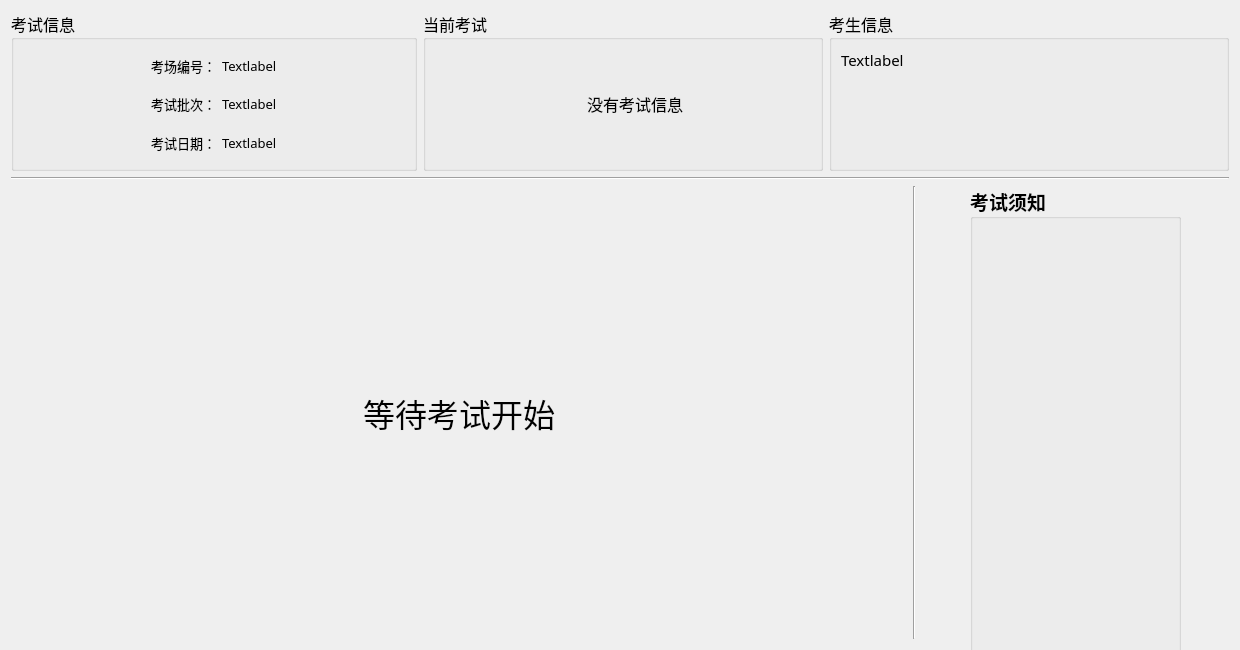
<?xml version="1.0" encoding="UTF-8"?>
<ui version="4.0">
 <class>MainFrameUI</class>
 <widget class="QWidget" name="MainFrameUI">
  <property name="geometry">
   <rect>
    <x>0</x>
    <y>0</y>
    <width>1240</width>
    <height>650</height>
   </rect>
  </property>
  <property name="sizePolicy">
   <sizepolicy hsizetype="Fixed" vsizetype="Fixed">
    <horstretch>0</horstretch>
    <verstretch>0</verstretch>
   </sizepolicy>
  </property>
  <property name="minimumSize">
   <size>
    <width>1240</width>
    <height>650</height>
   </size>
  </property>
  <property name="maximumSize">
   <size>
    <width>1240</width>
    <height>720</height>
   </size>
  </property>
  <property name="windowTitle">
   <string>mainframe</string>
  </property>
  <layout class="QGridLayout" name="gridLayout">
   <item row="0" column="0">
    <layout class="QVBoxLayout" name="verticalLayout_3">
     <item>
      <layout class="QHBoxLayout" name="horizontalLayout_9">
       <item>
        <widget class="QGroupBox" name="groupBox_4">
         <property name="font">
          <font>
           <family>微软雅黑</family>
           <pointsize>12</pointsize>
          </font>
         </property>
         <property name="title">
          <string>考试信息</string>
         </property>
         <layout class="QGridLayout" name="gridLayout_2">
          <item row="0" column="0">
           <spacer name="horizontalSpacer_2">
            <property name="orientation">
             <enum>Qt::Horizontal</enum>
            </property>
            <property name="sizeHint" stdset="0">
             <size>
              <width>120</width>
              <height>20</height>
             </size>
            </property>
           </spacer>
          </item>
          <item row="0" column="1">
           <layout class="QVBoxLayout" name="verticalLayout">
            <item>
             <layout class="QHBoxLayout" name="horizontalLayout_2">
              <item>
               <widget class="QLabel" name="label_4">
                <property name="maximumSize">
                 <size>
                  <width>80</width>
                  <height>16777215</height>
                 </size>
                </property>
                <property name="font">
                 <font>
                  <family>微软雅黑</family>
                  <pointsize>10</pointsize>
                  <weight>50</weight>
                  <bold>false</bold>
                 </font>
                </property>
                <property name="text">
                 <string>考场编号：</string>
                </property>
               </widget>
              </item>
              <item>
               <widget class="QLabel" name="label_NO">
                <property name="maximumSize">
                 <size>
                  <width>200</width>
                  <height>16777215</height>
                 </size>
                </property>
                <property name="font">
                 <font>
                  <family>微软雅黑</family>
                  <pointsize>10</pointsize>
                  <weight>50</weight>
                  <bold>false</bold>
                 </font>
                </property>
                <property name="text">
                 <string>Textlabel</string>
                </property>
                <property name="wordWrap">
                 <bool>true</bool>
                </property>
               </widget>
              </item>
             </layout>
            </item>
            <item>
             <layout class="QHBoxLayout" name="horizontalLayout_3">
              <item>
               <widget class="QLabel" name="label_5">
                <property name="maximumSize">
                 <size>
                  <width>80</width>
                  <height>16777215</height>
                 </size>
                </property>
                <property name="font">
                 <font>
                  <family>微软雅黑</family>
                  <pointsize>10</pointsize>
                  <weight>50</weight>
                  <bold>false</bold>
                 </font>
                </property>
                <property name="text">
                 <string>考试批次：</string>
                </property>
               </widget>
              </item>
              <item>
               <widget class="QLabel" name="label_pici">
                <property name="font">
                 <font>
                  <family>微软雅黑</family>
                  <pointsize>10</pointsize>
                  <weight>50</weight>
                  <bold>false</bold>
                 </font>
                </property>
                <property name="text">
                 <string>Textlabel</string>
                </property>
                <property name="wordWrap">
                 <bool>true</bool>
                </property>
               </widget>
              </item>
             </layout>
            </item>
            <item>
             <layout class="QHBoxLayout" name="horizontalLayout_4">
              <item>
               <widget class="QLabel" name="label_3">
                <property name="maximumSize">
                 <size>
                  <width>80</width>
                  <height>16777215</height>
                 </size>
                </property>
                <property name="font">
                 <font>
                  <family>微软雅黑</family>
                  <pointsize>10</pointsize>
                  <weight>50</weight>
                  <bold>false</bold>
                 </font>
                </property>
                <property name="text">
                 <string>考试日期：</string>
                </property>
               </widget>
              </item>
              <item>
               <widget class="QLabel" name="label_date">
                <property name="font">
                 <font>
                  <family>微软雅黑</family>
                  <pointsize>10</pointsize>
                  <weight>50</weight>
                  <bold>false</bold>
                 </font>
                </property>
                <property name="text">
                 <string>Textlabel</string>
                </property>
                <property name="wordWrap">
                 <bool>true</bool>
                </property>
               </widget>
              </item>
             </layout>
            </item>
           </layout>
          </item>
          <item row="0" column="2">
           <spacer name="horizontalSpacer">
            <property name="orientation">
             <enum>Qt::Horizontal</enum>
            </property>
            <property name="sizeHint" stdset="0">
             <size>
              <width>119</width>
              <height>20</height>
             </size>
            </property>
           </spacer>
          </item>
         </layout>
        </widget>
       </item>
       <item>
        <widget class="QGroupBox" name="groupBox_2">
         <property name="minimumSize">
          <size>
           <width>400</width>
           <height>160</height>
          </size>
         </property>
         <property name="maximumSize">
          <size>
           <width>400</width>
           <height>160</height>
          </size>
         </property>
         <property name="font">
          <font>
           <family>微软雅黑</family>
           <pointsize>12</pointsize>
           <weight>50</weight>
           <bold>false</bold>
          </font>
         </property>
         <property name="title">
          <string>当前考试</string>
         </property>
         <layout class="QGridLayout" name="gridLayout_3">
          <item row="0" column="0">
           <widget class="QSplitter" name="splitter">
            <property name="orientation">
             <enum>Qt::Horizontal</enum>
            </property>
            <widget class="QLabel" name="label_papername">
             <property name="minimumSize">
              <size>
               <width>400</width>
               <height>0</height>
              </size>
             </property>
             <property name="maximumSize">
              <size>
               <width>400</width>
               <height>16777215</height>
              </size>
             </property>
             <property name="font">
              <font>
               <family>微软雅黑</family>
               <pointsize>22</pointsize>
              </font>
             </property>
             <property name="text">
              <string>&lt;!DOCTYPE HTML PUBLIC &quot;-//W3C//DTD HTML 4.0//EN&quot; &quot;http://www.w3.org/TR/REC-html40/strict.dtd&quot;&gt;
&lt;html&gt;&lt;head&gt;&lt;meta name=&quot;qrichtext&quot; content=&quot;1&quot; /&gt;&lt;style type=&quot;text/css&quot;&gt;
p, li { white-space: pre-wrap; }
&lt;/style&gt;&lt;/head&gt;&lt;body style=&quot; font-family:'微软雅黑'; font-size:22pt; font-weight:600; font-style:normal;&quot;&gt;
&lt;p style=&quot; margin-top:0px; margin-bottom:0px; margin-left:0px; margin-right:0px; -qt-block-indent:0; text-indent:0px;&quot;&gt;&lt;span style=&quot; font-size:12pt; font-weight:400;&quot;&gt;没有考试信息&lt;/span&gt;&lt;/p&gt;&lt;/body&gt;&lt;/html&gt;</string>
             </property>
             <property name="alignment">
              <set>Qt::AlignCenter</set>
             </property>
             <property name="wordWrap">
              <bool>true</bool>
             </property>
            </widget>
           </widget>
          </item>
         </layout>
        </widget>
       </item>
       <item>
        <widget class="QGroupBox" name="groupBox_5">
         <property name="minimumSize">
          <size>
           <width>400</width>
           <height>0</height>
          </size>
         </property>
         <property name="maximumSize">
          <size>
           <width>400</width>
           <height>16777215</height>
          </size>
         </property>
         <property name="font">
          <font>
           <family>微软雅黑</family>
           <pointsize>12</pointsize>
          </font>
         </property>
         <property name="title">
          <string>考生信息</string>
         </property>
         <layout class="QGridLayout" name="gridLayout_4">
          <item row="0" column="0">
           <widget class="QLabel" name="label_userinfo">
            <property name="font">
             <font>
              <family>微软雅黑</family>
              <pointsize>10</pointsize>
              <weight>50</weight>
              <bold>false</bold>
             </font>
            </property>
            <property name="text">
             <string>&lt;!DOCTYPE HTML PUBLIC &quot;-//W3C//DTD HTML 4.0//EN&quot; &quot;http://www.w3.org/TR/REC-html40/strict.dtd&quot;&gt;
&lt;html&gt;&lt;head&gt;&lt;meta name=&quot;qrichtext&quot; content=&quot;1&quot; /&gt;&lt;style type=&quot;text/css&quot;&gt;
p, li { white-space: pre-wrap; }
&lt;/style&gt;&lt;/head&gt;&lt;body style=&quot; font-family:'微软雅黑'; font-size:11pt; font-weight:400; font-style:normal;&quot;&gt;
&lt;p style=&quot; margin-top:0px; margin-bottom:0px; margin-left:0px; margin-right:0px; -qt-block-indent:0; text-indent:0px;&quot;&gt;Textlabel&lt;/p&gt;&lt;/body&gt;&lt;/html&gt;</string>
            </property>
            <property name="alignment">
             <set>Qt::AlignLeading|Qt::AlignLeft|Qt::AlignTop</set>
            </property>
            <property name="wordWrap">
             <bool>true</bool>
            </property>
           </widget>
          </item>
         </layout>
        </widget>
       </item>
      </layout>
     </item>
     <item>
      <widget class="Line" name="line_3">
       <property name="orientation">
        <enum>Qt::Horizontal</enum>
       </property>
      </widget>
     </item>
     <item>
      <layout class="QHBoxLayout" name="horizontalLayout_8">
       <item>
        <widget class="QStackedWidget" name="stackedWidget_main">
         <property name="minimumSize">
          <size>
           <width>800</width>
           <height>0</height>
          </size>
         </property>
         <property name="maximumSize">
          <size>
           <width>800</width>
           <height>500</height>
          </size>
         </property>
         <property name="midLineWidth">
          <number>0</number>
         </property>
         <property name="currentIndex">
          <number>0</number>
         </property>
         <widget class="QWidget" name="page_1">
          <layout class="QHBoxLayout" name="horizontalLayout">
           <item>
            <widget class="QLabel" name="label_m">
             <property name="font">
              <font>
               <family>微软雅黑</family>
               <pointsize>24</pointsize>
              </font>
             </property>
             <property name="text">
              <string>等待考试开始</string>
             </property>
             <property name="alignment">
              <set>Qt::AlignCenter</set>
             </property>
            </widget>
           </item>
          </layout>
         </widget>
        </widget>
       </item>
       <item>
        <widget class="Line" name="line_2">
         <property name="orientation">
          <enum>Qt::Vertical</enum>
         </property>
        </widget>
       </item>
       <item>
        <widget class="QGroupBox" name="groupBox_3">
         <property name="minimumSize">
          <size>
           <width>211</width>
           <height>521</height>
          </size>
         </property>
         <property name="maximumSize">
          <size>
           <width>211</width>
           <height>521</height>
          </size>
         </property>
         <property name="font">
          <font>
           <family>微软雅黑</family>
           <pointsize>14</pointsize>
           <weight>75</weight>
           <bold>true</bold>
          </font>
         </property>
         <property name="title">
          <string>考试须知</string>
         </property>
         <widget class="QLabel" name="label_message">
          <property name="geometry">
           <rect>
            <x>10</x>
            <y>70</y>
            <width>200</width>
            <height>441</height>
           </rect>
          </property>
          <property name="font">
           <font>
            <family>微软雅黑</family>
            <pointsize>12</pointsize>
           </font>
          </property>
          <property name="text">
           <string/>
          </property>
          <property name="alignment">
           <set>Qt::AlignLeading|Qt::AlignLeft|Qt::AlignTop</set>
          </property>
          <property name="wordWrap">
           <bool>true</bool>
          </property>
         </widget>
        </widget>
       </item>
      </layout>
     </item>
    </layout>
   </item>
  </layout>
 </widget>
 <resources/>
 <connections/>
</ui>
